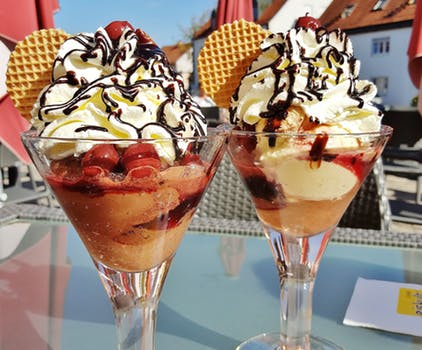
#> input picture Vgg16 Classification/uploads/pexels-photo-209424.jpeg, 422 x 350 px, given in place of the camera
$ python cam_shift.py
#> lines starting #> are read from the running program, lines starting #| are printed output that depends on the picture; after the words box and inside, x2 and y2 are one past the last pixel; in counts of white or black regions, pixels touching at a corner belong together
import numpy as np
import cv2 as cv

cap = cv.VideoCapture(0)

# take first frame of the video
ret, frame = cap.read()
#> frame is the input picture: shape (350, 422, 3); mean B, G, R 120.1, 133.2, 153.4

# setup initial location of window
x, y, width, height = 300, 200, 100, 50
track_window = (x, y, width, height)

# set up the ROI for tracking
roi = frame[y:y+height, x: x+width]
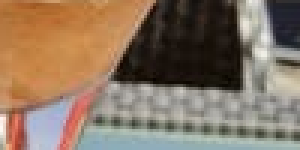
#> roi: shape (50, 100, 3) (shown 3 times larger); mean B, G, R 98.5, 117.5, 138.2
hsv_roi = cv.cvtColor(roi, cv.COLOR_BGR2HSV)
#> hsv_roi: shape (50, 100, 3); mean H, S, V 31.9, 85.9, 141.7
mask = cv.inRange(hsv_roi, np.array((0., 60., 32.)), np.array((180., 255., 255.)))
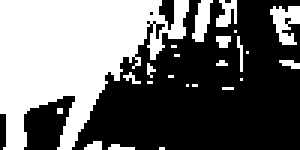
#> mask: shape (50, 100) (shown 3 times larger); 42.6% white; 24 white regions (20 under 20 px), largest, box (x1, y1, x2, y2) and area: (0, 0, 63, 50) 1836, (90, 2, 100, 15) 79, (64, 0, 71, 14) 58, (72, 0, 79, 9) 41
roi_hist = cv.calcHist([hsv_roi], [0], mask, [180], [0, 180])
#> roi_hist = 180 values, max 751 at index 14, min 0 at index 24, mean 11.84
cv.normalize(roi_hist, roi_hist, 0, 255, cv.NORM_MINMAX)

# setup the termination criteria, either 10 iteration or move by atleast 1 pt
term_crit = (cv.TERM_CRITERIA_EPS | cv.TERM_CRITERIA_COUNT, 10, 1)

while(1):
    ret, frame = cap.read()
    if ret:
        hsv = cv.cvtColor(frame, cv.COLOR_BGR2HSV)
#> hsv: shape (350, 422, 3); mean H, S, V 42.3, 90.2, 163.5
        dst = cv.calcBackProject([hsv], [0], roi_hist, [0, 180], 1)
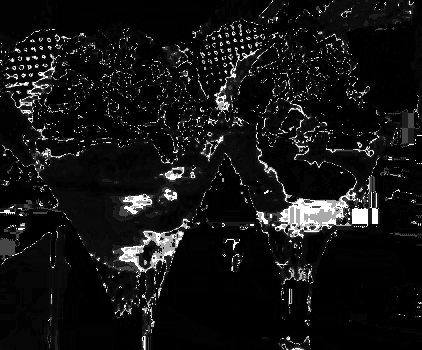
#> dst: shape (350, 422); min 0, max 255, mean 20.3
        ret, track_window = cv.CamShift(dst, track_window, term_crit)
#> ret = ((321, 213), (45.98, 124.7), 83.88); track_window = (258, 189, 126, 48)

        # Draw it on image
        pts = cv.boxPoints(ret)
#> pts = [[256.6, 196.8], [380.5, 183.5], [385.4, 229.2], [261.5, 242.5]]
        pts = np.int0(pts)
#> pts = [[256, 196], [380, 183], [385, 229], [261, 242]]

        final_image = cv.polylines(frame, [pts], True, (0, 255, 0), 3)

        #x, y, w, h = track_window
        #final_image = cv.rectangle(frame, (x, y), (x+w, y+h), 255, 3)

        cv.imshow("dst", dst)
        cv.imshow("final_image", final_image)

        k = cv.waitKey(30) & 0xFF
#> (key Esc is pressed here)
        if k == 27:
            break
    else:
        break

$ run again, on Vgg16 Classification/uploads/elephant.jpg
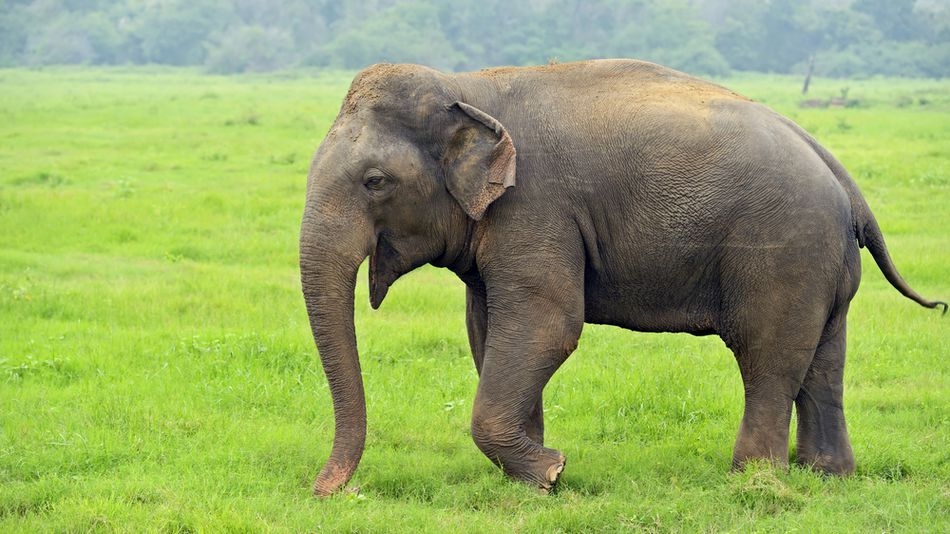
#> input picture Vgg16 Classification/uploads/elephant.jpg, 950 x 534 px, given in place of the camera
#> frame is the input picture: shape (534, 950, 3); mean B, G, R 101.4, 168.8, 148.3
#> hsv_roi: shape (50, 100, 3); mean H, S, V 22.1, 65.6, 113
#> `mask = cv.inRange(hsv_roi, np.array((0., 60., 32.)), np.array((180., 2..`:
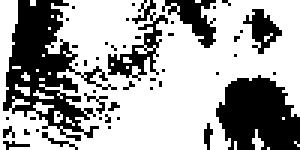
#> mask: shape (50, 100) (shown 3 times larger); 65% white; 46 black regions (41 under 20 px), largest, box (x1, y1, x2, y2) and area: (1, 0, 39, 47) 717, (72, 25, 100, 50) 517, (36, 0, 56, 27) 162, (54, 0, 72, 16) 130, (81, 3, 94, 18) 90
#> roi_hist = 180 values, max 754 at index 15, min 0 at index 0, mean 18.07
#> hsv: shape (534, 950, 3); mean H, S, V 41.8, 102.4, 172.6
#> `dst = cv.calcBackProject([hsv], [0], roi_hist, [0, 180], 1)`:
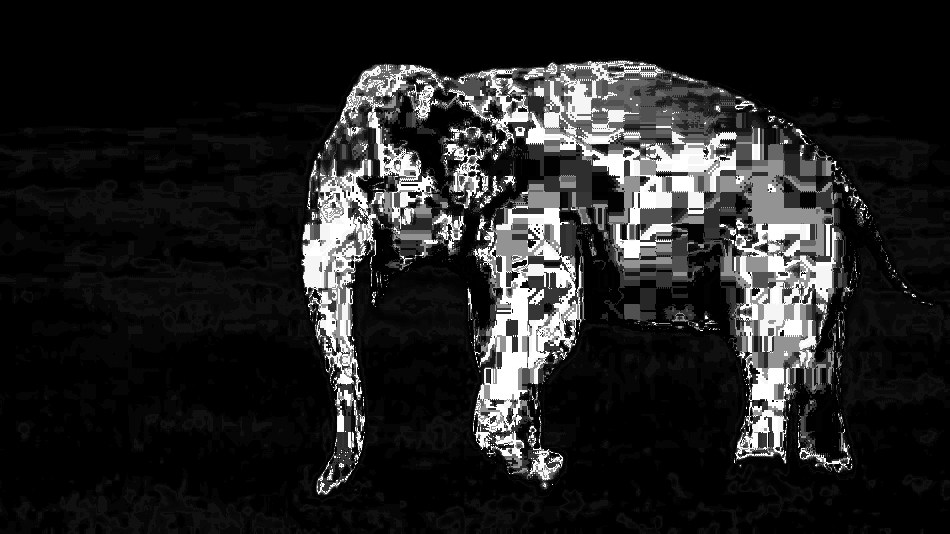
#> dst: shape (534, 950); min 0, max 255, mean 34.9
#> ret = ((345, 225.5), (72.64, 108.9), 66.53); track_window = (294, 191, 102, 69)
#> `pts = cv.boxPoints(ret)`: pts = [[280.6, 213.9], [380.5, 170.5], [409.4, 237.1], [309.5, 280.5]]
#> `pts = np.int0(pts)`: pts = [[280, 213], [380, 170], [409, 237], [309, 280]]
